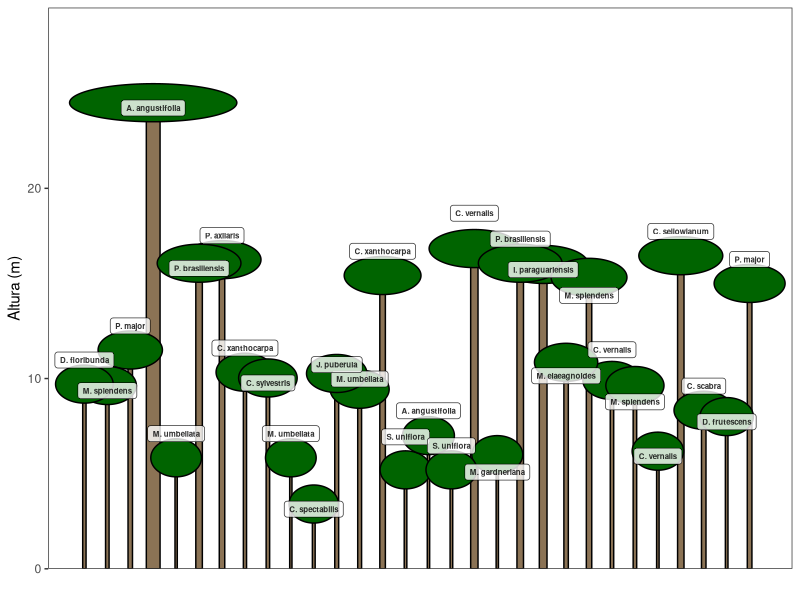
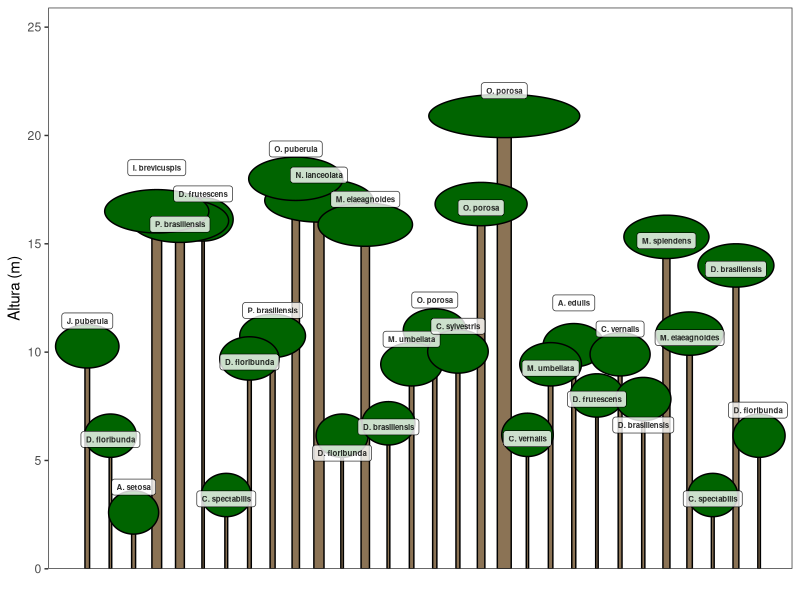
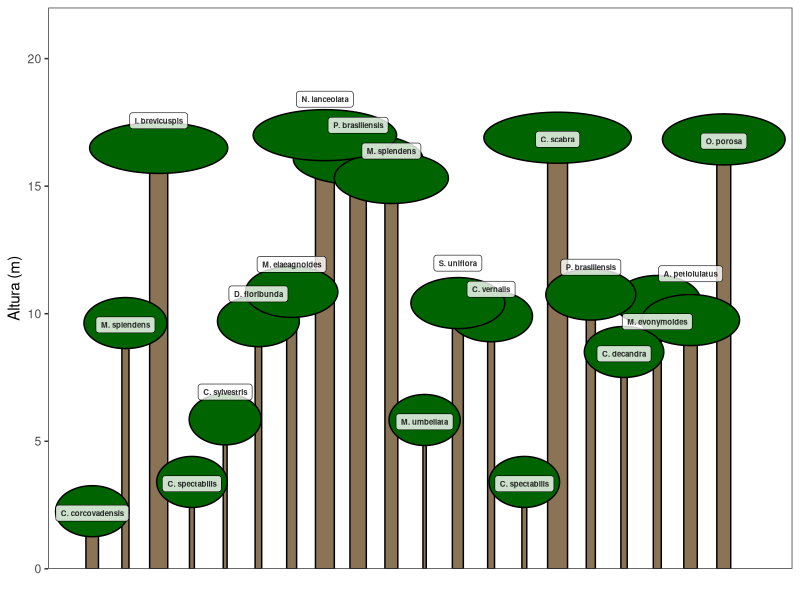

The R source for these figures, in order:
## ---- chunk 1
# Importar base de dados
dados <- readxl::read_excel("dados_levantamento_fitossociologico.xlsx")
head(dados)
## ---- chunk 2
# Função para geração do perfil esquemático probabilístico
perfil_esquematico <- function(narv){
  # Carregar pacote de manipulação de dados
  library(dplyr)
  
  # Obter altura média para cada espécie em cada estrato vertical
  dados_perfil <- dados %>% group_by(`Estrato vertical`,Gen_esp_abv) %>% summarise(mean(H)) %>% 
  # Renamoear colunas
    rename('estrato'=1, 'especie'=2,'h.med'=3) %>% 
    ungroup() %>% 
  # Obter DAP médio para cada espécie em cada estrato vertical
  mutate(dap= group_by(dados, `Estrato vertical`, Gen_esp_abv) %>% summarise(dap=mean(DAP)) %>% pull(dap)) %>% 
  # Obter abundância para cada espécie em cada estrato vertical
    mutate(ab= group_by(dados, `Estrato vertical`, Gen_esp_abv) %>% summarise(ab=n()) %>% pull(ab))
  # Separar dados por estrato
  emergente <- dados_perfil %>% filter(estrato == 'Emergente')
  subbosque <- dados_perfil %>% filter(estrato == 'Sub-bosque')
  superior <- dados_perfil %>% filter(estrato == 'Superior')
  intermediario <- dados_perfil %>% filter(estrato == 'Intermediário')
  
  # Contar árvores por estrato
  narv_estrato <- round(table(dados$`Estrato vertical`)/sum(table(dados$`Estrato vertical`))*narv,0)
  # Corrigir diferença, se existente, entre o argumento `narv` e o número de árvres sorteadas
  if(sum(narv_estrato)!=narv){
    narv_estrato[which(narv_estrato==max(narv_estrato))] <- narv_estrato[which(narv_estrato==max(narv_estrato))]+1 
  }
  # Probabilidade de ocorrência das espécies em cada estrato
  emergente$prob <- emergente$ab/sum(emergente$ab)
  subbosque$prob <- subbosque$ab/sum(subbosque$ab)
  superior$prob <- superior$ab/sum(superior$ab)
  intermediario$prob <- intermediario$ab/sum(intermediario$ab)
  # Sortear árvores por estrato
  sample_eme <- tryCatch({sample(1:nrow(emergente), narv_estrato[1], replace = TRUE, emergente$prob)},
    error = function (e) {0}
  )
  sample_int <- tryCatch({
    sample(1:nrow(intermediario), narv_estrato[2], replace = TRUE, intermediario$prob)},
    error = function (e) {0}
  )
  sample_sub <- tryCatch({
    sample_sub <- sample(1:nrow(subbosque), narv_estrato[3], replace = TRUE, subbosque$prob)},
    error = function (e) {0}
  )
  sample_sup <- tryCatch({
    sample(1:nrow(superior), narv_estrato[4], replace = TRUE, superior$prob)},
    error = function (e) {0}
  )
  sample_eme <- emergente[sample_eme,]
  sample_int <- intermediario[sample_int,]
  sample_sub <- subbosque[sample_sub,]
  sample_sup <- superior[sample_sup,]
  # Unir estratos da floresta simulada
  sample <- bind_rows(sample_eme,sample_int,sample_sub,sample_sup) %>% 
    mutate(dap01=(dap-min(dap))/(max(dap)-min(dap))*(.6-.1)+.1,
           id = sample(1:narv,narv))
  id_sp <- unique(sample$especie)
  sample$id_sp <- match(sample$especie,id_sp)
  # Carregar pacotes necessários
  library(ggplot2)
  library(ggforce)
  library(ggrepel)
  # Plotar floresta
  perfil <- ggplot(sample)+
    geom_bar(aes(x=id,y=h.med, width=dap01),stat = 'identity', color = 'black', fill = 'burlywood4')+
    geom_ellipse(aes(x0=id, y0=h.med,
                     a=1+3*dap01*h.med/(1/narv*500), #função genérica de diâmetro de copa
                     b=1,angle=0), fill = 'darkgreen')+
    geom_label_repel(aes(x=id,y=h.med+.5,label=especie), direction = 'y', fontface = 'bold',  size = 2, alpha=.8, segment.alpha = 0)+
    scale_x_continuous(breaks = 1:narv, expand = c(.01,0))+
    scale_y_continuous(expand=c(0,0), limits = c(0,max(sample$h.med)+5))+
    xlab('')+
    ylab('Altura (m)')+
    theme_bw()+
    theme(panel.grid = element_blank(),
          axis.text.x = element_blank(),
          axis.ticks.x = element_blank())
  return(perfil)
}
## ---- chunk 3
# Número de árvores a serem representadas plotar
quantidade_de_arvores <- 30
# Executar função
perfil_esquematico(quantidade_de_arvores)
## ---- chunk 4
# Executar função
perfil_esquematico(quantidade_de_arvores)
## ---- chunk 5
# Executar função
perfil_esquematico(20)
